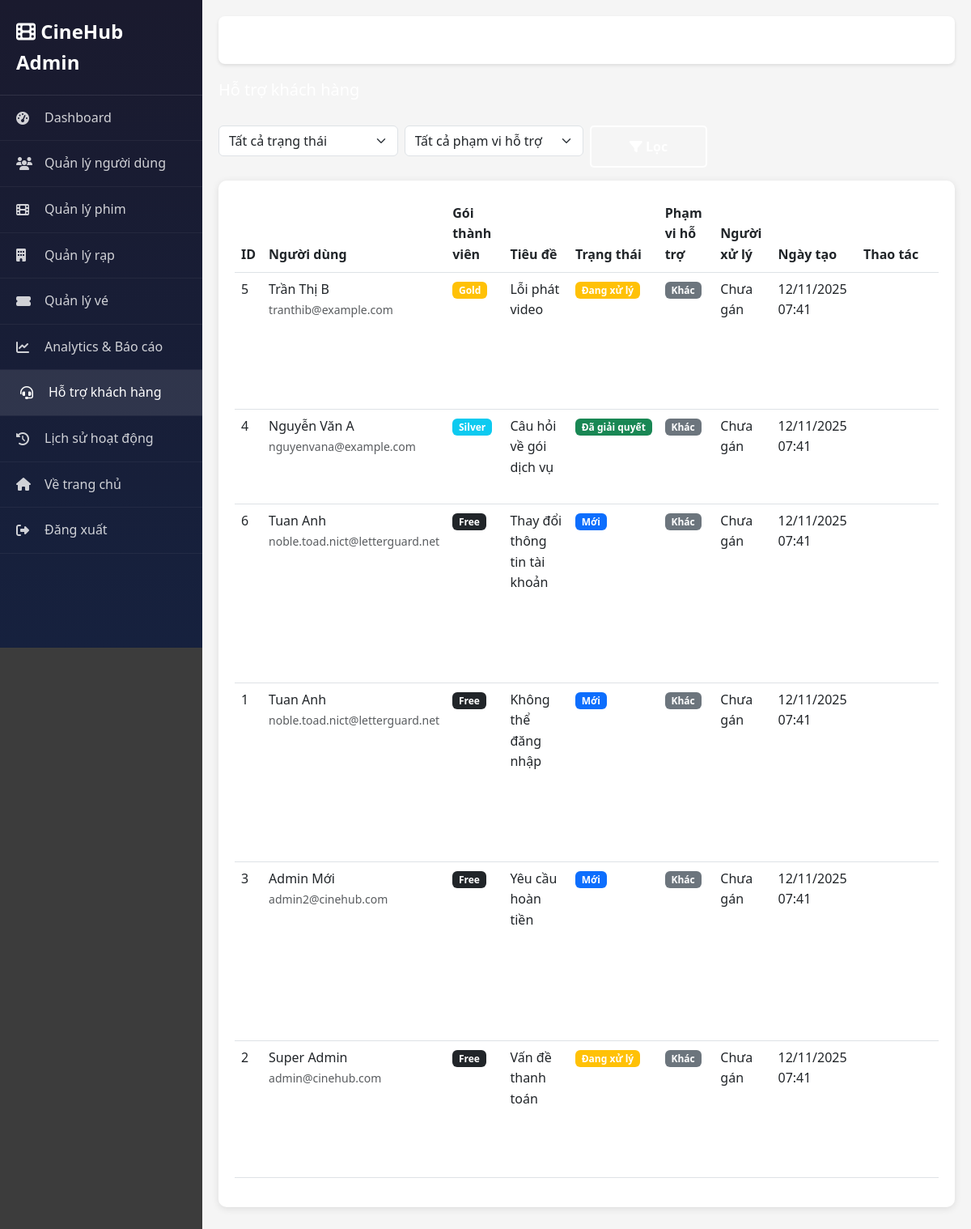
The page /?route=admin/support (signed in) on the database its author committed.
### tables this page shows
CREATE TABLE `support_tickets` (
  `id` int(11) NOT NULL,
  `user_id` int(11) NOT NULL,
  `subject` varchar(255) NOT NULL,
  `message` text NOT NULL,
  `status` enum('Mới','Đang xử lý','Đã giải quyết','Đã đóng') DEFAULT 'Mới',
  `priority` enum('Thấp','Trung bình','Cao','Khẩn cấp') DEFAULT 'Trung bình',
  `tags` varchar(255) DEFAULT NULL,
  `assigned_to` int(11) DEFAULT NULL,
  `created_at` timestamp NOT NULL DEFAULT current_timestamp(),
  `updated_at` timestamp NOT NULL DEFAULT current_timestamp() ON UPDATE current_timestamp()
);

CREATE TABLE `users` (
  `id` int(11) NOT NULL,
  `name` varchar(100) NOT NULL,
  `email` varchar(120) NOT NULL,
  `password` varchar(255) NOT NULL,
  `avatar` varchar(255) DEFAULT NULL,
  `birthdate` date DEFAULT NULL,
  `rank` enum('Bronze','Silver','Gold','Platinum') DEFAULT 'Bronze',
  `points` int(11) DEFAULT 0,
  `subscription_id` int(11) DEFAULT NULL,
  `status` enum('active','inactive','banned') DEFAULT 'active',
  `email_verified` tinyint(1) DEFAULT 0,
  `created_at` timestamp NOT NULL DEFAULT current_timestamp(),
  `updated_at` timestamp NOT NULL DEFAULT current_timestamp() ON UPDATE current_timestamp(),
  `role` enum('user','admin','moderator') DEFAULT 'user',
  `is_active` tinyint(1) DEFAULT 1,
  `last_login` datetime DEFAULT NULL
);

CREATE TABLE `subscriptions` (
  `id` int(11) NOT NULL,
  `name` varchar(50) NOT NULL,
  `price` decimal(10,2) DEFAULT 0.00,
  `description` text DEFAULT NULL,
  `benefits` text DEFAULT NULL,
  `created_at` timestamp NOT NULL DEFAULT current_timestamp()
);

### modules/admin/AdminController.php (called while the page is built, shortened)
<?php
require_once __DIR__ . '/../../core/Controller.php';
require_once __DIR__ . '/../../core/Database.php';
class AdminController extends Controller {
    protected function adminView($view, $data = []) {
        extract($data);
        require_once __DIR__ . '/views/' . $view . '.php';
        require_once __DIR__ . '/views/layout.php';
    }
    public function support() {
        $db = Database::getInstance();
        $user = AdminMiddleware::checkAdmin();
        $status = $_GET['status'] ?? '';
        $category = $_GET['category'] ?? '';
        $where = "1=1";
        $params = [];
        $tickets = $db->fetchAll("
            SELECT st.*,
                   u.name as user_name,
                   u.email as user_email,
                   u.subscription_id,
                   s.name as subscription_name,
                   CASE
                       WHEN s.name = 'Premium' THEN 1
                       WHEN s.name = 'Gold' THEN 2
                       WHEN s.name = 'Silver' THEN 3
                       WHEN s.name = 'Basic' THEN 4
                       WHEN s.name = 'Free' THEN 5
                       ELSE 6
                   END as subscription_priority,
                   a.name as assigned_name
            FROM support_tickets st
            JOIN users u ON st.user_id = u.id
            LEFT JOIN subscriptions s ON u.subscription_id = s.id
            LEFT JOIN users a ON st.assigned_to = a.id
            WHERE $where
            ORDER BY subscription_priority ASC, st.id DESC
        ", $params);
        $this->adminView('support', [
            'tickets' => $tickets,
            'status' => $status,
            'category' => $category,
            'user' => $user,
            'title' => 'Hỗ trợ khách hàng',
            'current_page' => 'support'
        ]);
    }
}
?>

### index.php (called while the page is built, shortened)
<?php
$route = $_GET['route'] ?? 'home/index';
$parts = explode('/', $route);
$controllerMap = [
    'auth' => 'AuthController',
    'profile' => 'ProfileController'
];
$firstPart = $parts[0];
$controllerName = null;
if (isset($controllerMap[$firstPart])) {
    $controllerName = $controllerMap[$firstPart];
    $controllerPath = __DIR__ . '/modules/user/' . $controllerName . '.php';
    if (file_exists($controllerPath) && !class_exists($controllerName)) {
        require_once $controllerPath;
    }
} else {
    $controllerName = ucfirst($firstPart) . 'Controller';
}
$action = '';
if (count($parts) >= 3) {
    $actionPart = $parts[2];
    $actionPart = str_replace('-', ' ', $actionPart);
    $actionPart = ucwords($actionPart);
    $actionPart = str_replace(' ', '', $actionPart);
    $action = $parts[1] . $actionPart;
} else {
    $action = $parts[1] ?? 'index';
}
try {
    $controller = new $controllerName();
    $controller->$action();
} catch (Exception $e) {
    error_log("Error in routing: " . $e->getMessage());
    error_log("Route: $route, Controller: $controllerName, Action: $action");
    error_log("Stack trace: " . $e->getTraceAsString());
    if ($controllerName !== 'HomeController') {
        $controllerName = 'HomeController';
        $controller = new $controllerName();
        $controller->index();
    } else {
        die('Error: Controller not found');
    }
}
?>

### core/Database.php (called while the page is built, shortened)
<?php
class Database {
    private static $instance = null;
    private $pdo;
    private $host = 'localhost';
    private $port = 3306;
    private $dbname = 'cinehub';
    private $username = 'root';
    private $password = '';
    private $charset = 'utf8mb4';
    private function __construct() {
        try {
            $dsn = "mysql:host={$this->host};port={$this->port};dbname={$this->dbname};charset={$this->charset}";
            $this->pdo = new PDO($dsn, $this->username, $this->password);
            $this->pdo->setAttribute(PDO::ATTR_ERRMODE, PDO::ERRMODE_EXCEPTION);
            $this->pdo->setAttribute(PDO::ATTR_DEFAULT_FETCH_MODE, PDO::FETCH_ASSOC);
        } catch(PDOException $e) {
            die("Lỗi kết nối database: " . $e->getMessage() .
                "<br><br>Vui lòng kiểm tra:<br>" .
                "1. MySQL đã được khởi động chưa?<br>" .
                "2. Database '{$this->dbname}' đã được tạo chưa?<br>" .
                "3. Password MySQL có đúng không? (hiện tại: " . ($this->password ?: 'rỗng') . ")<br>" .
                "4. Port MySQL có đúng không? (hiện tại: {$this->port})<br>" .
                "5. Nếu cần thay đổi password hoặc port, sửa file core/Database.php");
        }
    }
    public static function getInstance() {
        if (self::$instance === null) {
            self::$instance = new self();
        }
        return self::$instance;
    }
    public function query($sql, $params = []) {
        $stmt = $this->pdo->prepare($sql);
        $stmt->execute($params);
        return $stmt;
    }
    public function fetchAll($sql, $params = []) {
        return $this->query($sql, $params)->fetchAll();
    }
}
?>

### modules/admin/views/support.php (the view, shortened to what this page needs)
<div class="d-flex justify-content-between align-items-center mb-4">
    <h5>Hỗ trợ khách hàng</h5>
</div>
<form method="GET" class="mb-3">
    <div class="row g-2">
        <div class="col-md-3">
            <select name="status" class="form-select">
                <option value="">Tất cả trạng thái</option>
            </select>
        </div>
        <div class="col-md-3">
            <select name="category" class="form-select">
                <option value="">Tất cả phạm vi hỗ trợ</option>
            </select>
        </div>
        <div class="col-md-2">
            <button type="submit" class="btn btn-secondary w-100">
                <i class="fas fa-filter"></i> Lọc
            </button>
        </div>
    </div>
</form>
<div class="stat-card">
    <div class="table-responsive">
        <table class="table table-hover">
            <thead>
                <tr>
                    <th>ID</th>
                    <th>Người dùng</th>
                    <th>Gói thành viên</th>
                    <th>Tiêu đề</th>
                    <th>Trạng thái</th>
                    <th>Phạm vi hỗ trợ</th>
                    <th>Người xử lý</th>
                    <th>Ngày tạo</th>
                    <th>Thao tác</th>
                </tr>
            </thead>
            <tbody>
                <?php if (empty($tickets)): ?>
                    <tr>
                        <td colspan="9" class="text-center text-muted">Không có ticket nào</td>
                    </tr>
                <?php else: ?>
                    <?php foreach ($tickets as $ticket): ?>
                        <tr>
                            <td><?php echo $ticket['id']; ?></td>
                            <td>
                                <div><?php echo htmlspecialchars($ticket['user_name']); ?></div>
                                <small class="text-muted"><?php echo htmlspecialchars($ticket['user_email']); ?></small>
                            </td>
                            <td>
                                <?php
                                $subscriptionName = $ticket['subscription_name'] ?? 'Free';
                                $subscriptionClass = match($subscriptionName) {
                                    'Premium' => 'danger',
                                    'Gold' => 'warning',
                                    'Silver' => 'info',
                                    'Basic' => 'secondary',
                                    default => 'dark'
                                };
                                ?>
                                <span class="badge bg-<?php echo $subscriptionClass; ?>">
                                    <?php echo htmlspecialchars($subscriptionName); ?>
                                </span>
                            </td>
                            <td><?php echo htmlspecialchars($ticket['subject']); ?></td>
                            <td>
                                <span class="badge bg-<?php
                                    echo match($ticket['status']) {
                                        'Mới' => 'primary',
                                        'Đang xử lý' => 'warning',
                                        'Đã giải quyết' => 'success',
                                        default => 'secondary'
                                    };
                                ?> status-badge-<?php echo $ticket['id']; ?>" id="status-badge-<?php echo $ticket['id']; ?>">
                                    <?php echo htmlspecialchars($ticket['status']); ?>
                                </span>
                            </td>
                            <td>
                                <?php
                                $category = 'Khác';
                                $categoryClass = match($category) {
                                    'Lỗi mua bán vé' => 'danger',
                                    'Mua bán vé' => 'warning',
                                    'Lỗi về phim' => 'info',
                                    'Đăng nhập/Đăng xuất' => 'primary',
                                    default => 'secondary'
                                };
                                ?>
                                <span class="badge bg-<?php echo $categoryClass; ?>">
                                    <?php echo htmlspecialchars($category); ?>
                                </span>
                            </td>
                            <td><?php echo htmlspecialchars($ticket['assigned_name'] ?? 'Chưa gán'); ?></td>
                            <td><?php echo date('d/m/Y H:i', strtotime($ticket['created_at'])); ?></td>
                            <td>
                                <div class="d-flex gap-1 flex-wrap">
                                    <a href="?route=admin/support/view&id=<?php echo $ticket['id']; ?>" class="btn btn-sm btn-outline-primary" title="Xem chi tiết">
                                        <i class="fas fa-eye"></i>
                                    </a>
                                    <?php if ($ticket['status'] !== 'Đã giải quyết'): ?>
                                        <?php if ($ticket['status'] !== 'Đang xử lý'): ?>
                                            <form method="POST" action="?route=admin/support/update-status" style="display: inline;" class="status-update-form" onsubmit="return handleStatusUpdate(this, 'Đang xử lý');">
                                                <button type="submit" class="btn btn-sm btn-outline-warning" title="Đang giải quyết">
                                                    <i class="fas fa-spinner"></i>
                                                </button>
                                            </form>
                                        <?php endif; ?>
                                        <form method="POST" action="?route=admin/support/update-status" style="display: inline;" class="status-update-form" onsubmit="return handleStatusUpdate(this, 'Đã giải quyết');">
                                            <button type="submit" class="btn btn-sm btn-outline-success" title="Đã giải quyết">
                                                <i class="fas fa-check"></i>
                                            </button>
                                        </form>
                                    <?php endif; ?>
                                    <button type="button" class="btn btn-sm btn-outline-info" onclick="openReplyModal(<?php echo $ticket['id']; ?>, '<?php echo htmlspecialchars($ticket['user_email'], ENT_QUOTES); ?>', '<?php echo htmlspecialchars($ticket['subject'], ENT_QUOTES); ?>')" title="Phản hồi">
                                        <i class="fas fa-reply"></i>
                                    </button>
                                </div>
                            </td>
                        </tr>
                    <?php endforeach; ?>
                <?php endif; ?>
            </tbody>
        </table>
    </div>
</div>

### style.css (style rules this page uses)
* { margin: 0; padding: 0; box-sizing: border-box; }
:root { --primary-color: #e50914; --secondary-color: #f5f5f1; --dark-bg: #141414; --light-bg: #ffffff; --text-primary: #ffffff; --text-secondary: #b3b3b3; --text-dark: #333333; --border-color: #333333; --success-color: #28a745; --error-color: #dc3545; --warning-color: #ffc107; --info-color: #17a2b8; }
body { font-family: "Segoe UI", Tahoma, Geneva, Verdana, sans-serif; background-color: rgb(60, 60, 60); color: var(--text-primary); line-height: 1.6; }
.btn { color: white; padding: 0.75rem 1.5rem; border: none; border-radius: 5px; cursor: pointer; text-decoration: none; display: inline-block; transition: all 0.3s; font-size: 1rem; font-weight: 600; }
.btn-secondary { background-color: transparent; color: white !important; border: 2px solid var(--text-primary); }

### modules/admin/views/layout.php (style rules this page uses)
.stat-card { background: #fff; border-radius: 10px; padding: 20px; box-shadow: 0 2px 10px rgba(0,0,0,0.1); margin-bottom: 20px; }

### rows shown on the page
support_tickets: id "5", user.name "Trần Thị B", user.email "tranthib@example.com", subscriptions.name "Gold", subject "Lỗi phát video", status "Đang xử lý", category "Khác", assigned_name "Chưa gán", created_at "12/11/2025 07:41"
support_tickets: id "4", user.name "Nguyễn Văn A", user.email "nguyenvana@example.com", subscriptions.name "Silver", subject "Câu hỏi về gói dịch vụ", status "Đã giải quyết", category "Khác", assigned_name "Chưa gán", created_at "12/11/2025 07:41"
support_tickets: id "6", user.name "Tuan Anh", user.email "noble.toad.nict@letterguard.net", subscriptions.name "Free", subject "Thay đổi thông tin tài khoản", status "Mới", category "Khác", assigned_name "Chưa gán", created_at "12/11/2025 07:41"
support_tickets: id "1", user.name "Tuan Anh", user.email "noble.toad.nict@letterguard.net", subscriptions.name "Free", subject "Không thể đăng nhập", status "Mới", category "Khác", assigned_name "Chưa gán", created_at "12/11/2025 07:41"
support_tickets: id "3", user.name "Admin Mới", user.email "admin2@cinehub.com", subscriptionName "Free", subject "Yêu cầu hoàn tiền", status "Mới", category "Khác", assigned_name "Chưa gán", created_at "12/11/2025 07:41"
support_tickets: id "2", user.name "Super Admin", user.email "admin@cinehub.com", subscriptionName "Free", subject "Vấn đề thanh toán", status "Đang xử lý", category "Khác", assigned_name "Chưa gán", created_at "12/11/2025 07:41"
